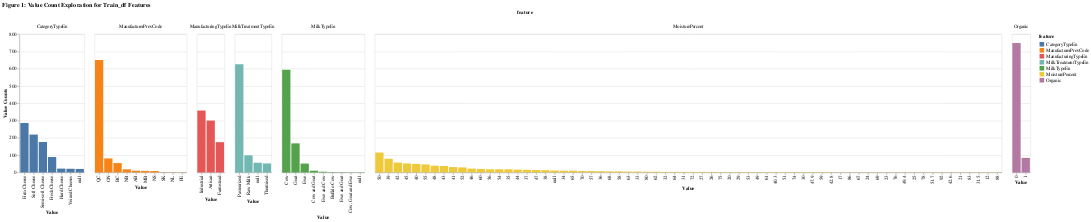

Notebook code for this chart:
### Markdown cell above
To verify our understanding of the distribution/balance of each feature, we will plot counts of each unique value for each feature.

### Code cell
#Disable max rows as our data is slightly over the 5000 limit when we pivot it
alt.data_transformers.disable_max_rows()

train_df_melt = (train_df.drop(columns = ['CheeseId', 'CharacteristicsEn', 'FlavourEn', 'RindTypeEn', 'CheeseName', 'FatLevel'])
                 .melt(var_name='feature', value_name='value'))

train_df_chart_features = (alt.Chart(train_df_melt)
                           .mark_bar()
                           .encode(x=alt.X('value:N', sort = '-y', title="Value"),
                                   y=alt.Y('count()', title="Value Counts"),
                                   color='feature:N')
                           .facet(column = alt.Column('feature:N'))
                           .resolve_scale(x = 'independent')
                           .properties(title="Figure 1: Value Count Exploration for Train_df Features"))

train_df_chart_features

### Figure 1 — Vega-Lite specification as saved in the notebook (floating-point values rounded to 4 significant figures; data arrays with more than 128 entries replaced by an {"elided": "..."} marker saying what was removed)
{"config": {"view": {"continuousWidth": 400, "continuousHeight": 300}}, "data": {"name": "data-c9f00b3e7523a0b7919d505fa362fb82"}, "facet": {"column": {"type": "nominal", "field": "feature"}}, "spec": {"mark": "bar", "encoding": {"color": {"type": "nominal", "field": "feature"}, "x": {"type": "nominal", "field": "value", "sort": "-y", "title": "Value"}, "y": {"type": "quantitative", "aggregate": "count", "title": "Value Counts"}}}, "resolve": {"scale": {"x": "independent"}}, "title": "Figure 1: Value Count Exploration for Train_df Features", "$schema": "https://vega.github.io/schema/vega-lite/v4.8.1.json", "datasets": {"data-c9f00b3e7523a0b7919d505fa362fb82": {"elided": "5831 records"}}}
